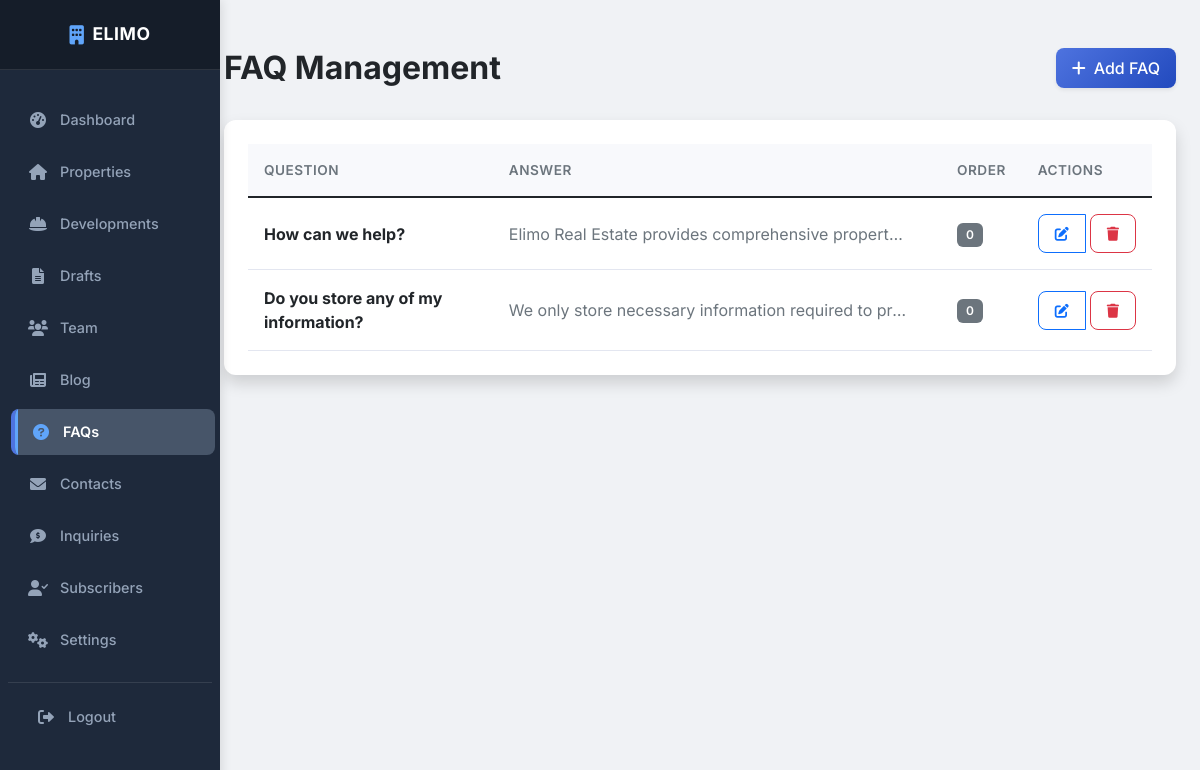
Page /admin/faqs.php (signed in) on the committed database.
### tables this page shows
CREATE TABLE `faqs` (
  `id` int(11) NOT NULL,
  `question` varchar(255) NOT NULL,
  `answer` text NOT NULL,
  `category` enum('selling','renting','developments','general') DEFAULT 'general',
  `order_index` int(11) DEFAULT 0,
  `is_active` tinyint(1) DEFAULT 1,
  `created_at` timestamp NOT NULL DEFAULT current_timestamp(),
  `updated_at` timestamp NOT NULL DEFAULT current_timestamp() ON UPDATE current_timestamp()
);

### includes/database.php (called while the page is built, shortened)
<?php
try {
    $pdo = new PDO(
        "mysql:host=" . DB_HOST . ";dbname=" . DB_NAME . ";charset=utf8mb4",
        DB_USER,
        DB_PASS,
        [
            PDO::ATTR_ERRMODE => PDO::ERRMODE_EXCEPTION,
            PDO::ATTR_DEFAULT_FETCH_MODE => PDO::FETCH_ASSOC,
            PDO::ATTR_EMULATE_PREPARES => false,
        ]
    );
} catch (PDOException $e) {
    die("Database connection failed: " . $e->getMessage());
}
function execute_query($sql, $params = []) {
    global $pdo;
    try {
        $stmt = $pdo->prepare($sql);
        $stmt->execute($params);
        return $stmt;
    } catch (PDOException $e) {
        error_log("Database error: " . $e->getMessage());
        return false;
    }
}
function get_records($table, $conditions = [], $order = '', $limit = '') {
    $sql = "SELECT * FROM $table";
    $params = [];
    if (is_string($conditions) && !empty($conditions)) {
        $sql .= " " . $conditions;
    }
    $stmt = execute_query($sql, $params);
    return $stmt ? $stmt->fetchAll() : [];
}
?>

### admin/faqs.php (the view, shortened to what this page needs)
<?php
$faqs = get_records('faqs', 'ORDER BY order_index ASC, created_at DESC');
?>
<!DOCTYPE html>
<html lang="en">
<head>
    <?php include 'includes/header.php'; ?>
</head>
<body>
    <div class="container-fluid">
        <div class="row">
            <?php include 'includes/sidebar.php'; ?>
            <main class="col-md-9 ms-sm-auto col-lg-10 px-md-4 main-content">
                <div class="d-flex justify-content-between flex-wrap flex-md-nowrap align-items-center pt-3 pb-2 mb-4">
                    <div class="d-flex align-items-center">
                        <h1 class="h2 fw-bold text-dark mb-0">FAQ Management</h1>
                    </div>
                    <a href="faq-edit.php" class="btn btn-primary shadow-sm">
                        <i class="fas fa-plus me-2"></i>Add FAQ
                    </a>
                </div>
                <div class="card shadow mb-4 fade-in">
                    <div class="card-body">
                        <div class="table-responsive">
                            <table class="table table-hover align-middle">
                                <thead>
                                    <tr>
                                        <th>Question</th>
                                        <th>Answer</th>
                                        <th>Order</th>
                                        <th>Actions</th>
                                    </tr>
                                </thead>
                                <tbody>
                                    <?php if (!empty($faqs)): ?>
                                        <?php foreach ($faqs as $faq): ?>
                                            <tr>
                                                <td style="width: 30%;">
                                                    <div class="fw-bold text-dark"><?php echo htmlspecialchars($faq['question']); ?></div>
                                                </td>
                                                <td style="width: 50%;">
                                                    <div class="text-muted text-truncate" style="max-width: 400px;"><?php echo htmlspecialchars($faq['answer']); ?></div>
                                                </td>
                                                <td>
                                                    <span class="badge bg-secondary"><?php echo htmlspecialchars($faq['order_index']); ?></span>
                                                </td>
                                                <td>
                                                    <div class="btn-group">
                                                        <a href="faq-edit.php?id=<?php echo $faq['id']; ?>" class="btn btn-sm btn-outline-primary" title="Edit">
                                                            <i class="fas fa-edit"></i>
                                                        </a>
                                                        <form method="POST" style="display: inline;" onsubmit="return confirm('Are you sure you want to delete this FAQ?');">
                                                            <button type="submit" class="btn btn-sm btn-outline-danger ms-1" title="Delete">
                                                                <i class="fas fa-trash"></i>
                                                            </button>
                                                        </form>
                                                    </div>
                                                </td>
                                            </tr>
                                        <?php endforeach; ?>
                                    <?php endif; ?>
                                </tbody>
                            </table>
                        </div>
                    </div>
                </div>
            </main>
        </div>
    </div>
    <?php include 'includes/footer.php'; ?>
</html>

### admin/css/admin-style.css (style rules this page uses)
:root { --primary-color: #4e73df; --primary-dark: #224abe; --secondary-color: #858796; --success-color: #1cc88a; --info-color: #36b9cc; --warning-color: #f6c23e; --danger-color: #e74a3b; --light-color: #f8f9fc; --dark-color: #1a1c23; --sidebar-bg: #1a1c23; --sidebar-hover: #2c303b; --card-bg: #ffffff; --text-primary: #2e384d; --text-secondary: #6c757d; --border-color: #e3e6f0; --shadow-sm: 0 0.125rem 0.25rem 0 rgba(58, 59, 69, 0.2); --shadow-md: 0 0.15rem 1.75rem 0 rgba(58, 59, 69, 0.15); --transition-speed: 0.3s; }
body { font-family: 'Inter', -apple-system, BlinkMacSystemFont, "Segoe UI", Roboto, "Helvetica Neue", Arial, sans-serif; background-color: #f0f2f5; color: var(--text-primary); overflow-x: hidden; }
.main-content { background-color: #f0f2f5; min-height: 100vh; padding: 2rem; }
.card { background: var(--card-bg); border: none; border-radius: 12px; box-shadow: var(--shadow-sm); transition: transform 0.2s ease, box-shadow 0.2s ease; margin-bottom: 1.5rem; overflow: hidden; }
.card-body { padding: 1.5rem; }
.table { margin-bottom: 0; }
.table th { border-top: none; background-color: #f8f9fc; color: var(--text-secondary); font-weight: 600; font-size: 0.85rem; text-transform: uppercase; letter-spacing: 0.5px; padding: 1rem; }
.table td { vertical-align: middle; padding: 1rem; border-bottom: 1px solid #e3e6f0; }
.badge { padding: 0.5em 0.75em; font-weight: 600; border-radius: 6px; }
.btn { padding: 0.5rem 1rem; font-weight: 500; border-radius: 8px; transition: all 0.2s; }
.btn-primary { background: linear-gradient(135deg, var(--primary-color), var(--primary-dark)); border: none; box-shadow: 0 4px 10px rgba(78, 115, 223, 0.3); }
.fade-in { animation: fadeIn 0.4s ease-out forwards; }

### admin/includes/sidebar.php (style rules this page uses)
:root { --sidebar-bg: #1e293b; --sidebar-hover: #334155; --sidebar-active: #475569; --nav-text: #94a3b8; --nav-text-active: #ffffff; }
.main-content { margin-left: 220px; }

### rows in the picture
faqs: question "How can we help?", answer "Elimo Real Estate provides comprehensive propert…", order_index "0"
faqs: question "Do you store any of my information?", answer "We only store necessary information required to pr…", order_index "0"
